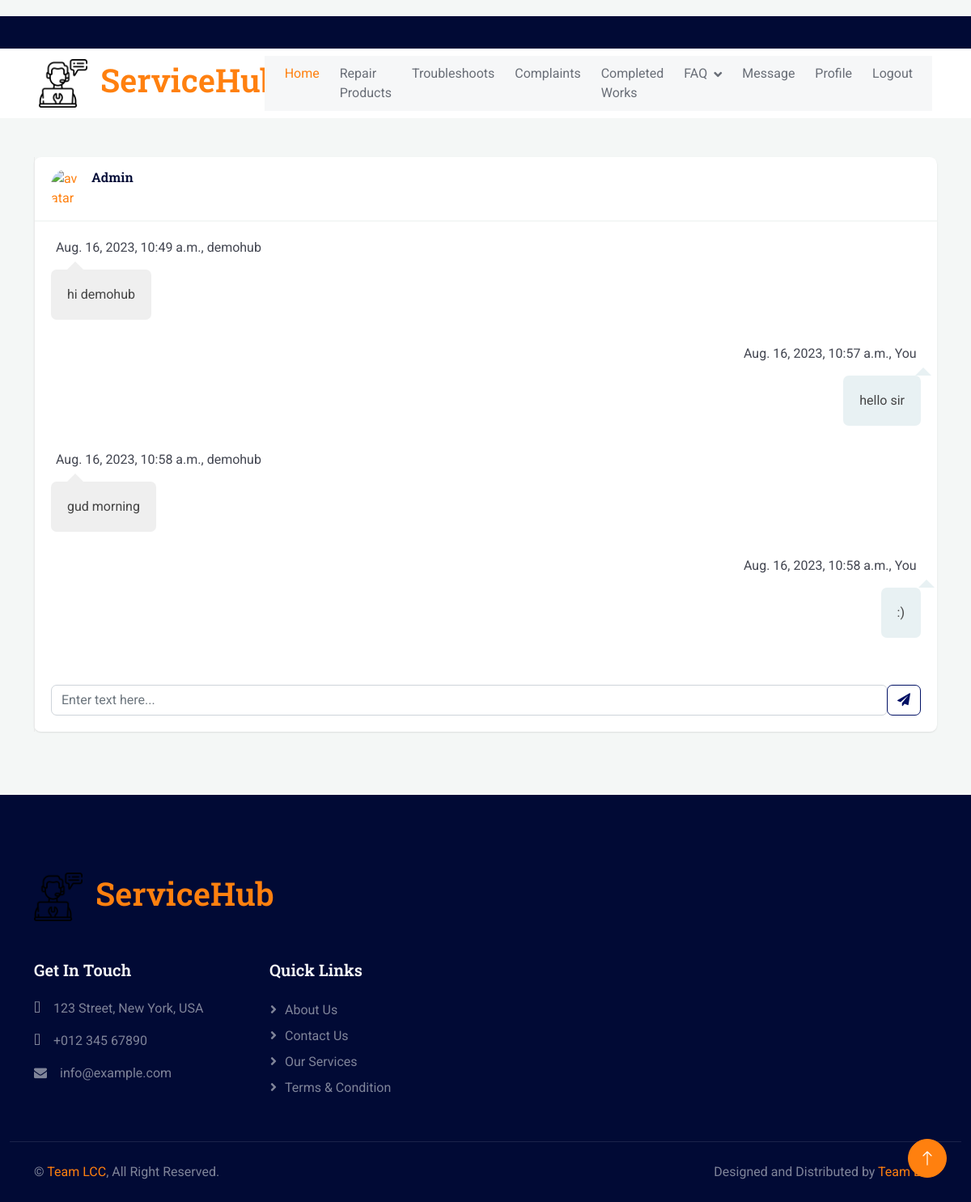
Screenshot of /hub-adminchat/ (signed in) with the database file from the repository.
### servicehub_app/models.py (models this page shows)
class Message(models.Model):
    hub=models.ForeignKey(ServicehubReg,on_delete=models.CASCADE)
    message=models.CharField(max_length=30,null=True)
    sendby=models.CharField(max_length=30,null=True,default='admin')
    chatdate=models.DateTimeField(null=True)

class ServicehubReg(models.Model):
    hub_login=models.ForeignKey(Login,on_delete=models.CASCADE)
    hub_name=models.CharField(max_length=30,null=True)
    hub_image=models.ImageField()
    hub_phone=models.CharField(max_length=30,null=True)
    hub_email=models.EmailField(null=True)
    hub_address=models.TextField()
    hub_pin=models.CharField(max_length=30,null=True)
    district=models.CharField(max_length=30)
    hub_licence=models.FileField()

### servicehub_app/views.py (the view)
# urls.py: path('hub-adminchat/',views.hub_adminchat),
def hub_adminchat(request):
    hubid=request.session['hid']
    hub=ServicehubReg.objects.get(id=hubid)
    if request.POST:
        hubmsg=request.POST['umsg']
        now = datetime.now()
        dt_string = now.strftime("%Y-%m-%d %H:%M:%S")
        msgadd=Message.objects.create(hub=hub,message=hubmsg,chatdate=dt_string,sendby='hub')
        msgadd.save()
    chats=Message.objects.filter(hub=hub)
    return render(request,'hub/hub_adminchat.html',{"hub":hub,"chats":chats})

### templates/hub/hub_adminchat.html (shortened to what this page needs)
{% extends 'hub/hub_dashboard.html' %}
{% block hub %}
<link href="https://maxcdn.bootstrapcdn.com/font-awesome/4.7.0/css/font-awesome.min.css" rel="stylesheet" />
<div class="container mt-5">
<div class="row clearfix">
    <div class="col-lg-12">
        <div class="card chat-app">
            <div class="chat">
                <div class="chat-header clearfix">
                    <div class="row">
                        <div class="col-lg-6">
                            <a href="javascript:void(0);" data-toggle="modal" data-target="#view_info">
                                <img src="https://bootdey.com/img/Content/avatar/avatar2.png" alt="avatar">
                            </a>
                            <div class="chat-about" >
                                <h6 class="m-b-0">Admin</h6>
                            </div>
                        </div>
                    </div>
                </div>
                <div class="chat-history">
                    <ul class="m-b-0">
                        {% for chat in chats %}
                        {% if chat.sendby == 'hub' %}
                        <li class="clearfix">
                            <div class="message-data text-right" style="    margin-left: 850px;">
                                <span class="message-data-time" >{{chat.chatdate}}, You</span>
                            </div>
                            <div class="message other-message float-right">{{chat.message}}</div>
                        </li>
                        {% else %}
                        <li class="clearfix">
                            <div class="message-data">
                                <span class="message-data-time">{{chat.chatdate}}, {{hub.hub_name}}</span>
                            </div>
                            <div class="message my-message">{{chat.message}}</div>
                        </li>
                        {% endif %}
                        {% endfor %}
                    </ul>
                </div>
                <div class="chat-message clearfix">
                    <form action="" method="post">
                        <div class="input-group mb-0">
                            <input type="text" name="umsg" class="form-control" placeholder="Enter text here..." style="border-radius: 7px;">
                            <div class="input-group-append">
                                <button type="submit" class="btn btn-outline-secondary" style="border-radius: 7px;"><i class="fa fa-send"></i></button>
                            </div>
                        </div>
                    </form>
                </div>
            </div>
        </div>
    </div>
</div>
</div>
{% endblock hub %}

### static/css/style.css (style rules this page uses)
:root { --primary: #FF800F; --secondary: #001064; --light: #F6F7F8; --dark: #010A35; }
.btn { transition: .5s; }

### templates/hub/hub_adminchat.html (style rules this page uses)
body { background-color: #f4f7f6; margin-top:20px; }
.card { background: #fff; transition: .5s; border: 0; margin-bottom: 30px; border-radius: .55rem; position: relative; width: 100%; box-shadow: 0 1px 2px 0 rgb(0 0 0 / 10%); }
.chat-app .chat { margin-left: 0; border-left: 1px solid #eaeaea }
.chat .chat-header { padding: 15px 20px; border-bottom: 2px solid #f4f7f6 }
.chat .chat-header img { float: left; border-radius: 40px; width: 40px }
.chat .chat-header .chat-about { float: left; padding-left: 10px }
.chat .chat-history { padding: 20px; border-bottom: 2px solid #fff }
.chat .chat-history ul { padding: 0 }
.chat .chat-history ul li { list-style: none; margin-bottom: 30px }
.chat .chat-history ul li:last-child { margin-bottom: 0px }
.chat .chat-history .message-data { margin-bottom: 15px }
.chat .chat-history .message-data-time { color: #434651; padding-left: 6px }
.chat .chat-history .message { color: #444; padding: 18px 20px; line-height: 26px; font-size: 16px; border-radius: 7px; display: inline-block; position: relative }
.chat .chat-history .message:after { bottom: 100%; left: 7%; border: solid transparent; content: " "; height: 0; width: 0; position: absolute; pointer-events: none; border-bottom-color: #fff; border-width: 10px; }
.chat .chat-history .my-message { background: #efefef }
.chat .chat-history .my-message:after { bottom: 100%; left: 30px; border: solid transparent; content: " "; height: 0; width: 0; position: absolute; pointer-events: none; border-bottom-color: #efefef; border-width: 10px; margin-left: -10px }
.chat .chat-history .other-message { background: #e8f1f3; text-align: right }
.chat .chat-history .other-message:after { border-bottom-color: #e8f1f3; left: 93% }
.chat .chat-message { padding: 20px }
.float-right { float: right }
.clearfix:after { visibility: hidden; display: block; font-size: 0; content: " "; clear: both; height: 0 }

### rows the page displays
Message: chatdate "Aug. 16, 2023, 10:49 a.m.", message "hi demohub"
ServicehubReg: hub_name "demohub"
Message: chatdate "Aug. 16, 2023, 10:57 a.m.", message "hello sir"
Message: chatdate "Aug. 16, 2023, 10:58 a.m.", message "gud morning"
Message: chatdate "Aug. 16, 2023, 10:58 a.m.", message ":)"
